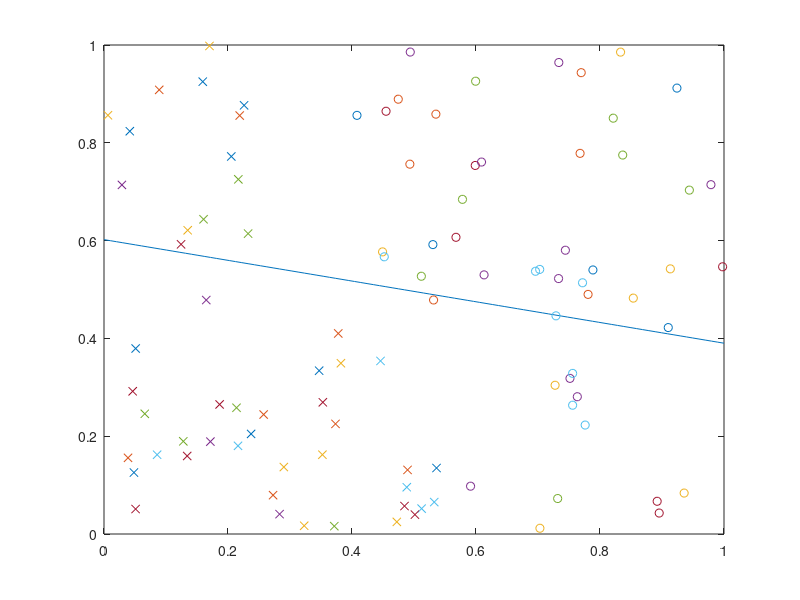
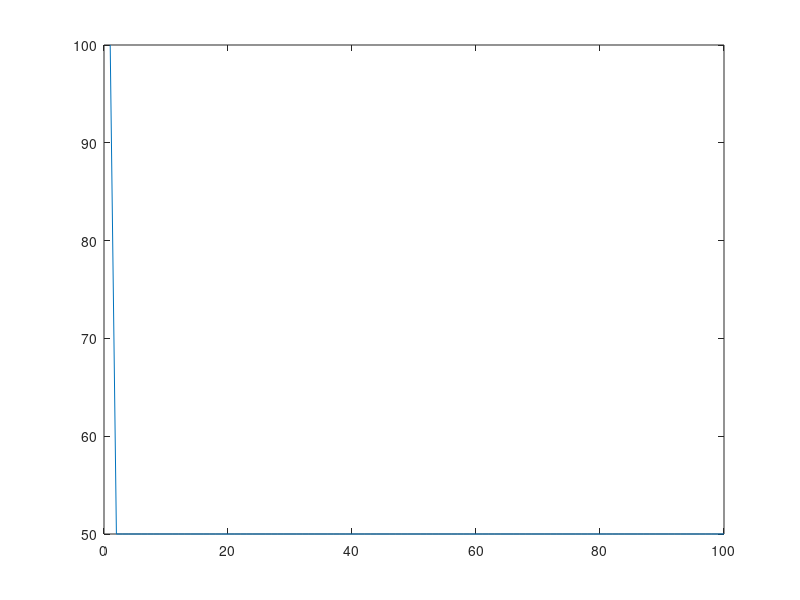
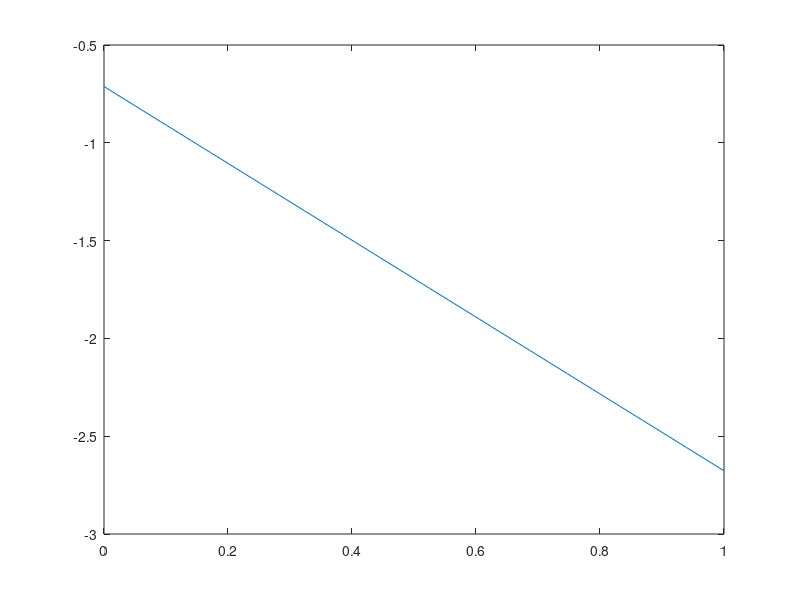
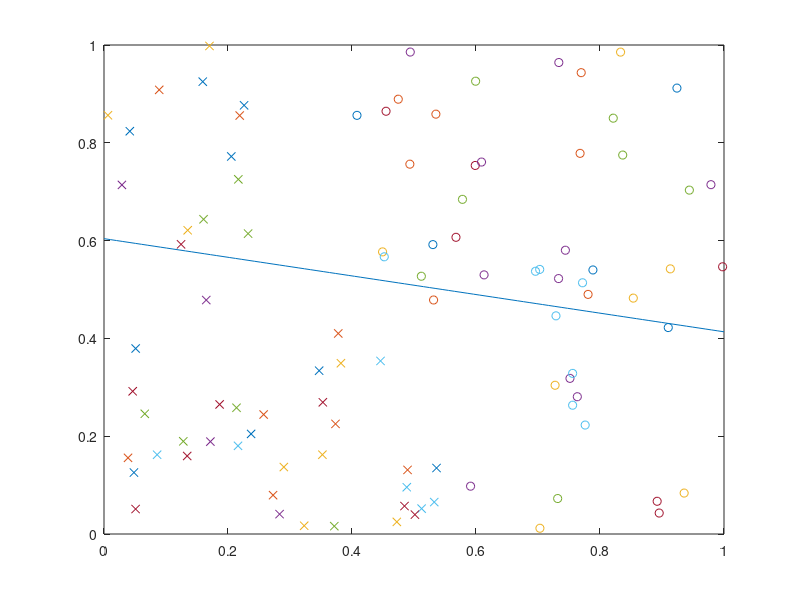

The MATLAB source for these figures, in order: (Note: this script raises an error after producing the figures.)
%HW2

%% Problem 1
%Create linearly separable data (arbitrarily pick 2D), with class labels of
%1 and -1 as expressed in Duda

%create a boundary line and assign associated classes to randomly generated
%vectors
w = rand(2,1);
Xmat = rand(2,100);
value1 = zeros(1,100);
for i = 1:100
    value1(1,i) = w'*Xmat(:,i);
end
threshold = mean(value1);
Xclass = zeros(1,100);
for j = 1:100
    if w'*Xmat(:,j) - threshold >= 0
        Xclass(j) = 1;
    else
        Xclass(j) = -1;
    end
end
%Save Values
save('Xmat.mat','Xmat')
save('w.mat','w')
save('Xclass.mat','Xclass')

%Create Batch Perceptron for Linear Case
load('Xmat.mat')
load('w.mat')
load('Xclass.mat')

%As described in lecture, augment X with a 1
Xmat_new1 = zeros(3,100);
Xmat_new1(1,:) = 1;
Xmat_new1(2:3,:) = Xmat;

%As described, flip all Xmat terms if Xclass is -1
Xmat_new = zeros(3,100);
for i = 1:100
    if Xclass(i) == -1
        Xmat_new(:,i) = -Xmat_new1(:,i);
    end
end

%Initialize weight vector & learning rate
iterations = 100;
w_p = zeros(3,iterations+1);
learn = 0.001;
errors = zeros(1,iterations);
%Train Batch Perceptron

for i = 1:iterations
    %Loops through Xmat examples and identifies misclassified vectors
    delta_y = 0;
    for j = 1:100
        g_x = w_p(:,i)'*Xmat_new(:,j);
        if g_x <=0 
            delta_y = delta_y + Xmat_new(:,j);
            errors(i) = errors(i) + 1;
        end
    end
w_p(:,i+1) = w_p(:,i) + learn*delta_y;

end


%Verify solution
solution = w_p(:,iterations+1);
x_example = linspace(0,1,100);
y_example = (0.0540 - 0.019.*x_example)/0.0897;
plot(x_example,y_example)
hold on

for i = 1:100
    if Xclass(i) == 1
        plot(Xmat(1,i),Xmat(2,i),'o')
        hold on
    elseif Xclass(i) == -1
        plot(Xmat(1,i),Xmat(2,i),'x')
    end
end

hold off
figure;
plot(errors)







%Create non-linearly separable dataset
Xmat_nL = rand(2,100);
w_nL = rand(2,1);
Xmat_nL = Xmat_nL.^2;

value_nL = zeros(1,100);
for i = 1:100
value_nL(1,i) = w_nL'*Xmat_nL(:,i);
end
threshold = mean(value_nL);
X_class_nL = zeros(1,100);
for j = 1:100
    if w_nL'*Xmat_nL(:,j) - threshold >= 0
        X_class_nL(j) = 1;
    else
        X_class_nL(j) = -1;
    end
end

figure;
for k = 1:100
    if X_class_nL(k) == 1
        plot(Xmat_nL(1,k),Xmat_nL(2,k),'o')
        hold on
    elseif X_class_nL(k) == -1
        plot(Xmat_nL(1,k),Xmat_nL(2,k),'x')
    end
end
hold off

%Save Values
save('Xmat_nL.mat','Xmat_nL')
save('w_nL.mat','w_nL')
save('X_class_nL.mat','X_class_nL')

%Create Batch Perceptron for Non-Linear Case

%Load Values
load('Xmat_nL.mat')
load('w_nL.mat')
load('X_class_nL.mat')

%As described in lecture, augment X with a 1
Xmat_nL_new = zeros(3,100);
Xmat_nL_new(1,:) = 1;
Xmat_nL_new(2:3,:) = Xmat_nL;

%As described in lecture, flip all Xmat terms if Xclass is -1
Xmat_nL_new1 = zeros(3,100);
for i = 1:100
    if X_class_nL(i) == -1
        Xmat_nL_new1(:,i) = -Xmat_nL_new(:,i);
    end
end

%Initialize weight vector & learning rate
iterations_nL = 100;
w_p_nL = zeros(3,iterations_nL+1);
learn_nL = 0.01;
errors_nL = zeros(1,iterations_nL);

%Train Batch Perceptron
for i = 1:iterations_nL
    %Loops through Xmat examples and identifies misclassified vectors
    delta_y_nL = 0;
    for j = 1:100
        g_x_nL = w_p_nL(:,i)'*Xmat_nL_new1(:,j);
        if g_x_nL <=0 
            delta_y_nL = delta_y_nL + Xmat_nL_new1(:,j);
            errors_nL(i) = errors_nL(i) + 1;
        end
    end
w_p_nL(:,i+1) = w_p_nL(:,i) + learn_nL*delta_y_nL;
end

%Verify solution
solution_nL = w_p_nL(:,iterations_nL+1);
x_example = linspace(0,1,100);
y_example = (0.0520 +0.1434.*x_example)/-0.073;
plot(x_example,y_example)

%% Problem 2
%Load Linear Data
load('Xmat.mat')
load('w.mat')
load('Xclass.mat')

%As described in lecture, augment X with a 1
Xmat_new = zeros(3,100);
Xmat_new(1,:) = 1;
Xmat_new(2:3,:) = Xmat;

%Find pseudoinverse as LMSE solution
Y = pinv(Xmat_new');
vec_sol = Y*Xclass';


%Verify solution-
x_example = linspace(0,1,100);
y_example = (1.8022 - 0.5683.*x_example)/2.9839;
figure;
plot(x_example,y_example)
hold on
for i = 1:100
    if Xclass(i) == 1
        plot(Xmat(1,i),Xmat(2,i),'o')
        hold on
    elseif Xclass(i) == -1
        plot(Xmat(1,i),Xmat(2,i),'x')
    end
end
hold off


%LMSE Solution for Non-Linear Data
%Load Non Linear Data
load('Xmat_nL.mat')
load('w_nL.mat')
load('X_class_nL.mat')
%As described in lecture, augment X with a 1
Xmat_nL_new = zeros(3,100);
Xmat_nL_new(1,:) = 1;
Xmat_nL_new(2:3,:) = Xmat_nL;
%Find pseudoinverse as LMSE solution
Y = pinv(Xmat_nL_new');
vec_sol_nL = Y*X_class_nL';

%Plot solution
x_example = linspace(0,1,100);
y_example = (-vec_sol_nL(1) - vec_sol_nL(2).*x_example)/vec_sol_nL(3);
figure;
plot(x_example,y_example)
hold on
for k = 1:100
    if X_class_nL(k) == 1
        plot(Xmat_nL(1,k),Xmat_nL(2,k),'o')
        hold on
    elseif X_class_nL(k) == -1
        plot(Xmat_nL(1,k),Xmat_nL(2,k),'x')
    end
end
hold off

%% Problem 3
%Initate 100 random points, uniform distribution, from 0 to 5
x_u = 10.*rand(100,1);
y_u = 10.*rand(100,1);
vec_u = zeros(2,100);
vec_u(1,:) = x_u;
vec_u(2,:) = y_u;
figure;
scatter(vec_u(1,:),vec_u(2,:))
xlabel('x1')
ylabel('x2')
title('100 Random Points with Uniform Distribution')

%Create 100 random Gaussian points
x_g = normrnd(5,5,[100,1]);
y_g = normrnd(5,5,[100,1]);
vec_g = zeros(2,100);
vec_g(1,:) = x_g;
vec_g(2,:) = y_g;
figure;
scatter(vec_g(1,:),vec_g(2,:))
xlabel('x1')
ylabel('x2')
title('100 Random Points with Gaussian Distribution')

%Create 100 random Poisson points
x_p = poissrnd(4, [100,1]);
y_p = poissrnd(4, [100,1]);
vec_p = zeros(2,100);
vec_p(1,:) = x_p;
vec_p(2,:) = y_p;
figure;
scatter(vec_p(1,:),vec_p(2,:))
xlabel('x1')
ylabel('x2')
title('100 Random Points with Poisson Distribution')

%Create weight vectors for 100 neurons
%w_n = 10.*rand(2,100);
%w_n = [zeros(1,10), ones(1,10), 2*ones(1,10), 3*ones(1,10), 4*ones(1,10), 5*ones(1,10), 6*ones(1,10),7*ones(1,10), 8*ones(1,10), 9*ones(1,10); 0,1,2,3,4,5,6,7,8,9,0,1,2,3,4,5,6,7,8,9,0,1,2,3,4,5,6,7,8,9,0,1,2,3,4,5,6,7,8,9,0,1,2,3,4,5,6,7,8,9,0,1,2,3,4,5,6,7,8,9,0,1,2,3,4,5,6,7,8,9,0,1,2,3,4,5,6,7,8,9,0,1,2,3,4,5,6,7,8,9,0,1,2,3,4,5,6,7,8,9];
%Values of w_n(i,j) don't matter because it's simply their index that
%dictates which neuron they are. only kth position values matter
w_n = rand(10,10,2);
%Do I need to define neuron position on both 3rd dimensions?
w_n_g = w_n;
w_n_p = w_n;


%Initialize SOM
%set number of iterations
iterations = 1000;
learn_u = .06;
learn_p = .1;
learn_g = .1;

%Initialize vectors necessary. Input vectors, index to randomize input
%vectors, and winner neuron vector
index1 = zeros(1,iterations);
index_p = zeros(1,iterations);
index_g = zeros(1,iterations);

input_u = zeros(2,iterations);
winner_u = zeros(2,iterations);
input_g = zeros(2,iterations);
winner_g = zeros(2,iterations);
input_p = zeros(2,iterations);
winner_p = zeros(2,iterations);

for k = 1:iterations
    
%Load random input vector
index1(1,k) = randi(100);
index_p(1,k) = randi(100);
index_g(1,k) = randi(100);
input_u(:,k) = vec_u(:,index1(1,k));
input_g(:,k) = vec_g(:,index1(1,k));
input_p(:,k) = vec_p(:,index1(1,k));

%set minimum distance high
min_dist_u = 10000;
min_dist_g = 10000;
min_dist_p = 10000;
    
%traverse each node in map, find winning node
    %Uniform Distribution 
    for i = 1:10
        for j = 1:10
        norm_node = sqrt((input_u(1,k)-i)^2 + (input_u(2,k)-j)^2); %since i,j dictate position of neuron
        if norm_node < min_dist_u
            min_dist_u = norm_node;
            winner_u(:,k) = [i;j];
        end
        end
    end
   %Gaussian Distribution 
    for i = 1:10
        for j = 1:10
        norm_node = sqrt((input_g(1,k)-i)^2 + (input_g(2,k)-j)^2); %since i,j dictate position of neuron
        if norm_node < min_dist_g
            min_dist_g = norm_node;
            winner_g(:,k) = [i;j];
        end
        end
    end
    %Poisson Distribution 
    for i = 1:10
        for j = 1:10
        norm_node = sqrt((input_p(1,k)-i)^2 + (input_p(2,k)-j)^2); %since i,j dictate position of neuron
        if norm_node < min_dist_p
            min_dist_p = norm_node;
            winner_p(:,k) = [i;j];
        end
        end
    end
    

    
    
    
%     %Gaussian Dist, old method
%     for a = 1:100
%         node_g = w_n_g(:,a);
%         norm_node_g = sqrt((input_g(1,k)-node_g(1,1))^2 + (input_g(2,k)-node_g(2,1))^2);
%         if norm_node_g < min_dist_g
%             min_dist_g = norm_node_g;
%             winner_g(:,k) = node_g;
%         end
%     end
%     %Poisson Dist, old method
%     for b = 1:100
%         node_p = w_n_p(:,b);
%         norm_node_p = sqrt((input_p(1,k)-node_p(1,1))^2 + (input_p(2,k)-node_p(2,1))^2);
%         if norm_node_p < min_dist_p
%             min_dist_p = norm_node_p;
%             winner_p(:,k) = node_p;
%         end
%     end
    
    %update weights
    %Uniform
    for a = 1:10
        for b = 1:10
        neigh_dist = sqrt((a - winner_u(1,k))^2 + (b - winner_u(2,k))^2); %needs to have a decay update
        w_n(a,b,1) = w_n(a,b,1) + (learn_u*exp(-k/iterations))*exp(-1*(neigh_dist^2)/(2*(exp(-k/iterations))^2))*(winner_u(1,k) - a); 
        w_n(a,b,2) = w_n(a,b,2) + (learn_u*exp(-k/iterations))*exp(-1*(neigh_dist^2)/(2*(exp(-k/iterations))^2))*(winner_u(2,k) - b); 
        end
    end
    %Gaussian
    for a = 1:10
        for b = 1:10
        neigh_dist = sqrt((a - winner_g(1,k))^2 + (b - winner_g(2,k))^2); %needs to have a decay update
        w_n_g(a,b,1) = w_n_g(a,b,1) + (learn_g*exp(-k/iterations))*exp(-1*(neigh_dist^2)/(2*(exp(-k/iterations))^2))*(winner_g(1,k) - a); 
        w_n_g(a,b,2) = w_n_g(a,b,2) + (learn_g*exp(-k/iterations))*exp(-1*(neigh_dist^2)/(2*(exp(-k/iterations))^2))*(winner_g(2,k) - b); 
        end
    end
    %Poisson
    for a = 1:10
        for b = 1:10
        neigh_dist = sqrt((a - winner_p(1,k))^2 + (b - winner_p(2,k))^2); %needs to have a decay update
        w_n_p(a,b,1) = w_n_p(a,b,1) + (learn_u*exp(-k/iterations))*exp(-1*(neigh_dist^2)/(2*(exp(-k/iterations))^2))*(winner_p(1,k) - a); 
        w_n_p(a,b,2) = w_n_p(a,b,2) + (learn_u*exp(-k/iterations))*exp(-1*(neigh_dist^2)/(2*(exp(-k/iterations))^2))*(winner_p(2,k) - b); 
        end
    end

 
    
%     %Gaussian, old method
%     for c = 1:100
%         neigh_dist_g = sqrt((w_n_g(1,c)-winner_g(1,k))^2 + (w_n_g(2,c)-winner_g(2,k))^2); %needs to have a decay update
%         w_n_g(:,c) = w_n_g(:,c) + (learn_g*exp(-k/iterations))*exp(-1*(neigh_dist_g^2)/(2*(exp(-k/iterations))^2))*(winner_g(:,k) - w_n_g(:,c));    
%     end
%     %Poisson, old method
%     for d = 1:100
%         neigh_dist_p = sqrt((w_n_p(1,d) - winner_p(1,k))^2 + (w_n_p(2,c) - winner_p(2,k))^2);
%         w_n_p(:,d) = w_n_p(:,d) + (learn_p*exp(-k/iterations))*exp(-1*(neigh_dist_p^2)/(2*(exp(-k/iterations))^2))*(winner_p(:,k) - w_n_p(:,d));
%     end

 end

%Plot weights
figure;
w_plot_u = reshape(w_n,[100,2]);
scatter(w_plot_u(:,1),w_plot_u(:,2));
xlabel('Weight 1')
ylabel('Weight 2')
title('Weight Distribution of SOM Neurons')
figure;
w_plot_g = reshape(w_n_g,[100,2]);
scatter(w_plot_g(:,1),w_plot_g(:,2));
xlabel('Weight 1')
ylabel('Weight 2')
title('Weight Distribution of SOM Neurons')
figure;
w_plot_p = reshape(w_n_p,[100,2]);
scatter(w_plot_p(:,1),w_plot_p(:,2));
xlabel('Weight 1')
ylabel('Weight 2')
title('Weight Distribution of SOM Neurons')

%% Problem 4

load('mnist_all.mat')

%Organize Data

%create class labels, length based on example #s from training data set

label0 = zeros(5923,10);
label0(:,1) = 1;
label1 = zeros(6742,10);
label1(:,2) = 1;
label2 = zeros(5958,10);
label2(:,3) = 1;
label3 = zeros(6131,10);
label3(:,4) = 1;
label4 = zeros(5842,10);
label4(:,5) = 1;
label5 = zeros(5421,10);
label5(:,6) = 1;
label6 = zeros(5918,10);
label6(:,7) = 1;
label7 = zeros(6265,10);
label7(:,8) = 1;
label8 = zeros(5851,10);
label8(:,9) = 1;
label9 = zeros(5949,10);
label9(:,10) = 1;
trainset = [train0;train1;train2;train3;train4;train5;train6;train7;train8;train9];
trainset(:,785) = 1;
labelset = [label0;label1;label2;label3;label4;label5;label6;label7;label8;label9];
testset = [test0;test1;test2;test3;test4;test5;test6;test7;test8;test9];
testset(:,785) = 1;

trainset = double(trainset)/255;
testset = double(testset)/255;

%Set-up MLP structure
%60000inputs + 1 bias, ~785 neurons, ~10 hidden neurons, 10 outputs
%Input vector: 60000x784 Layer1: 785x10 Hidden Layer: 10x10 Output
%Layer:10x1

lr = 0.001;
iterations = 1000;
L_one_n = 785;
H_layer_n = 10;
O_layer_n = 10;
w_L_one = 0.05 + 0.01*rand(L_one_n,H_layer_n,iterations);
w_L_h = 0.05 + 0.01*rand(H_layer_n, O_layer_n, iterations);
w_L_output = 0.05 + 0.01*rand(O_layer_n, 10, iterations);


%Define inputs and outputs of each layer
inp_L_one = trainset;
out_L_one = zeros(60000,10,iterations);
out_L_h = zeros(60000,10,iterations);
out_L_output = zeros(60000,10,iterations);
errors = zeros(60000,10,iterations);

%Run MLP on training set

delta_L_output = zeros(60000,10,iterations);
delta_L_h = zeros(60000,10,iterations);
delta_L_one = zeros(60000,10,iterations);

tic
for i = 1:iterations
    
    %Forward Pass
    out_L_one(:,:,i) = 1./(1+ exp(-(inp_L_one*w_L_one(:,:,i))));
    out_L_h(:,:,i) = 1./(1+exp(-(out_L_one(:,:,i)*w_L_h(:,:,i))));
    out_L_output(:,:,i) = 1./(1+exp(-out_L_h(:,:,i)*w_L_output(:,:,i)));
    
    %Calculate Errors
    errors(:,:,i) = labelset - out_L_output(:,:,i);
    
    %Backward Prop
    delta_L_output(:,:,i) = errors(:,:,i).*out_L_output(:,:,i).*(1-out_L_output(:,:,i));
    delta_L_h(:,:,i) = out_L_h(:,:,i).*(1-out_L_h(:,:,i)).*(delta_L_output(:,:,i)*w_L_output(:,:,i));
    delta_L_one(:,:,i) = out_L_one(:,:,i).*(1-out_L_one(:,:,i)).*(delta_L_h(:,:,i)*w_L_h(:,:,i));
    
    %Update Weights
    w_L_output(:,:,i+1) = w_L_output(:,:,i) + lr*out_L_h(:,:,i)'*delta_L_output(:,:,i);
    w_L_h(:,:,i+1) = w_L_h(:,:,i) + lr*out_L_one(:,:,i)'*delta_L_h(:,:,i);
    w_L_one(:,:,i+1) = w_L_one(:,:,i) + lr*inp_L_one'*delta_L_one(:,:,i);
     
end
toc    

err_0= zeros(iterations,1);
err_1= zeros(iterations,1);
err_2= zeros(iterations,1);
err_3= zeros(iterations,1);
err_4= zeros(iterations,1);
err_5= zeros(iterations,1);
err_6= zeros(iterations,1);
err_7= zeros(iterations,1);
err_8= zeros(iterations,1);
err_9= zeros(iterations,1);

%Get training errors
for j = 1:iterations
    err_index = errors(:,:,j);
    err_norm = vecnorm(err_index)/60000;
    err_0(j) = err_norm(1);
    err_1(j) = err_norm(2);
    err_2(j) = err_norm(3);
    err_3(j) = err_norm(4);
    err_4(j) = err_norm(5);
    err_5(j) = err_norm(6);
    err_6(j) = err_norm(7);
    err_7(j) = err_norm(8);
    err_8(j) = err_norm(9);
    err_9(j) = err_norm(10);
end

figure;
plot(1:1000, err_0,1:1000, err_1,1:1000, err_2,1:1000, err_3,1:1000, err_4,1:1000, err_5,1:1000, err_6,1:1000, err_7,1:1000, err_8,1:1000, err_9)

%Test   
T_inp_L_one = testset;
T_out_L_one = 1./(1+ exp(-(T_inp_L_one*w_L_one(:,:,iterations))));
T_out_L_h = 1./(1+exp(-(T_out_L_one*w_L_h(:,:,iterations))));
T_out_L_output = 1./(1+exp(-T_out_L_h*w_L_output(:,:,iterations))); 



